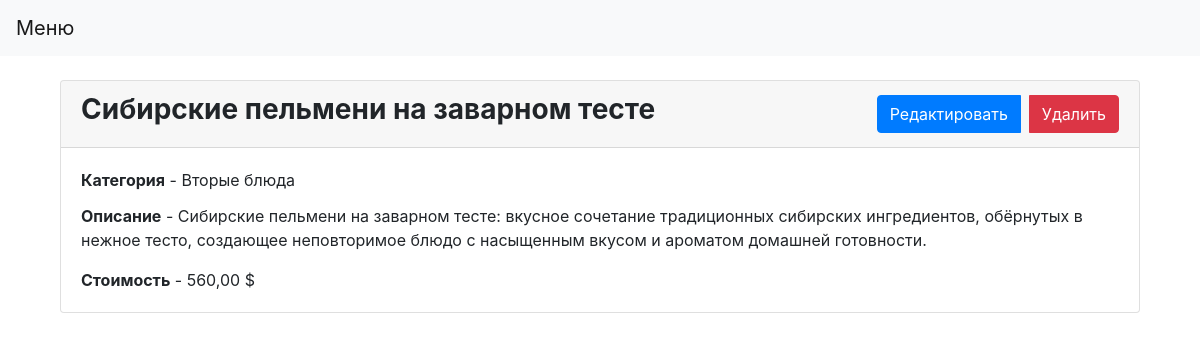
The app's page /dish/2/ with its own data.
### menu/models.py (models this page shows, shortened)
class Dish(models.Model):
    name = models.CharField(max_length=100, verbose_name='Название блюдо')
    category = models.ForeignKey(Category, on_delete=models.CASCADE, verbose_name='Категория')
    description = models.TextField(verbose_name='Описание')
    price = models.DecimalField(max_digits=10, decimal_places=2, verbose_name='Стоимость')
    time_update = models.DateTimeField(auto_now=True, verbose_name='Время изменения')
    time_create = models.DateTimeField(auto_now_add=True, verbose_name='Время создания')
    class Meta:
        verbose_name = 'Блюдо'
        verbose_name_plural = 'Блюды'
        ordering = ['-time_create', 'name']

class Category(models.Model):
    name = models.CharField(max_length=100, verbose_name='Название категории')
    time_update = models.DateTimeField(auto_now=True, verbose_name='Время изменения')
    time_create = models.DateTimeField(auto_now_add=True, verbose_name='Время создания')
    def __str__(self):
        return self.name
    class Meta:
        verbose_name = 'Категорию'
        verbose_name_plural = 'Категории'
        ordering = ['-time_create', 'name']

### menu/views.py (the view)
# urls.py: path('dish/<int:pk>/', DishDetailView.as_view(), name='dish-detail'),
class DishDetailView(DetailView):
    model = Dish
    template_name = 'menu/dish_detail.html'
    context_object_name = 'dish'

### templates/menu/dish_detail.html
{% extends 'menu/base.html' %}
{% block content %}
    <div class="container my-4">
        <div class="card">
            <div class="card-header d-flex justify-content-between align-items-center">
                <h3><strong>{{ dish.name }}</strong></h3>
                <div class="btn-group" role="group">
                    <a href="{% url 'dish-update' dish.pk %}" class="btn btn-primary">Редактировать</a>
                    <a href="{% url 'dish-delete' dish.pk %}" class="btn btn-danger ml-2">Удалить</a>
                </div>
            </div>
            <div class="card-body">
                <p class="card-title"><strong>Категория</strong> - {{ dish.category }}</p>
                <p class="card-text"><strong>Описание</strong> - {{ dish.description }}</p>
                <p class="card-text"><strong>Стоимость</strong> - {{ dish.price }} $</p>
            </div>
        </div>
    </div>
{% endblock %}

### records on screen
Dish: name "Сибирские пельмени на заварном тесте", category "Вторые блюда", description "Сибирские пельмени на заварном тесте: вкусное сочетание традиционных сибирских ингредиентов, обёрнутых в нежное тесто, создающее неповторимое блюдо с насыщенным вкусом и ароматом домашней готовности.", price "560,00"
